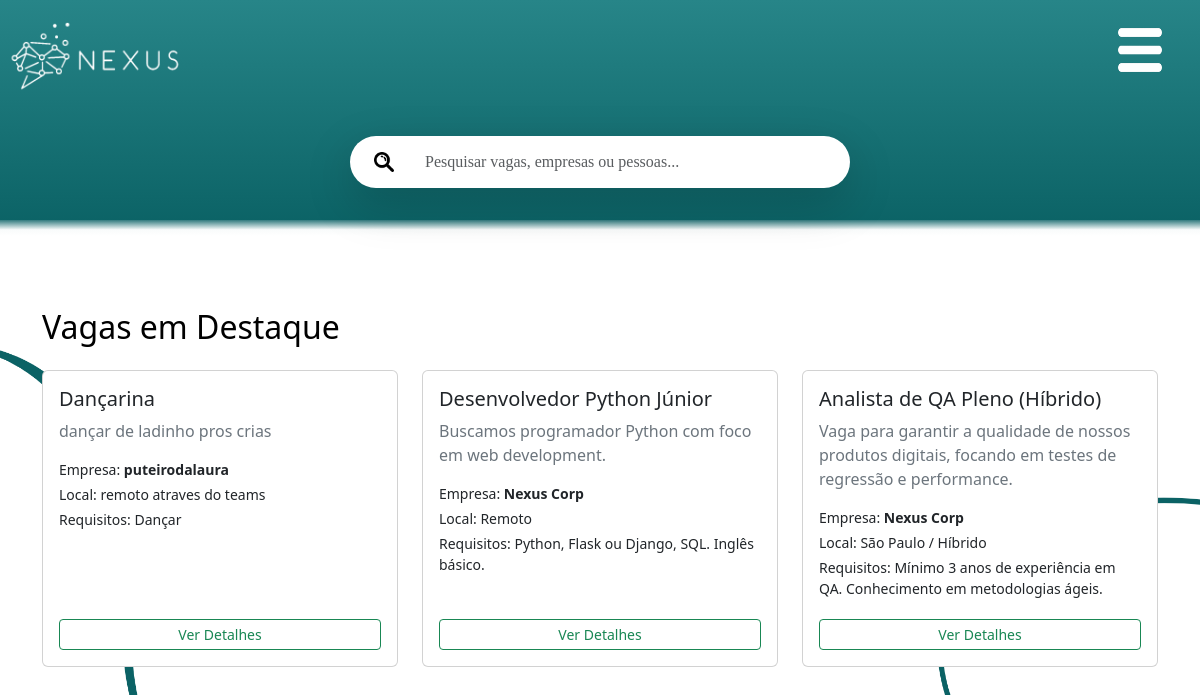
The page /index (signed in) on the database its author committed.
### models.py (models this page shows)
class Vaga(db.Model):
    __tablename__ = 'vagas'
    id = db.Column(db.Integer, primary_key=True)
    empresa_id = db.Column(db.Integer, db.ForeignKey('empresas.id'), nullable=False)
    titulo = db.Column(db.String(150), nullable=False)
    descricao = db.Column(db.Text, nullable=False)
    requisitos = db.Column(db.Text)
    local = db.Column(db.String(150))
    salario = db.Column(db.Numeric(10,2))

class Empresa(db.Model):
    __tablename__ = 'empresas'
    id = db.Column(db.Integer, primary_key=True)
    usuario_id = db.Column(db.Integer, db.ForeignKey('usuarios.id'), unique=True, nullable=False)
    nome_empresa = db.Column(db.String(150), nullable=False)
    endereco = db.Column(db.String(200))
    cidade = db.Column(db.String(100))
    estado = db.Column(db.String(100))
    cep = db.Column(db.String(15))
    descricao = db.Column(db.Text)
    site = db.Column(db.String(200))
    cnpj = db.Column(db.String(50), unique=True)
    usuario = db.relationship('Usuario', backref=db.backref('empresa', uselist=False))
    vagas = db.relationship('Vaga', backref='empresa', lazy='dynamic')

### app.py (the view)
@app.route('/index')
def index():
    if 'usuario_id' not in session:
        return redirect(url_for('mostrar_login'))
    tipo_conta = session.get('tipo_conta')
    cards = []
    titulo_secao = "Destaques"
    if tipo_conta == 'profissional':
        vagas = Vaga.query.order_by(Vaga.id.desc()).limit(10).all()
        cards = formatar_cards_vagas(vagas) or []
        titulo_secao = "Vagas em Destaque"
    elif tipo_conta == 'empresa':
        perfis = Profissional.query.order_by(Profissional.id.desc()).limit(10).all()
        cards = formatar_cards_profissionais(perfis) or []
        titulo_secao = "Profissionais Recentes"
    if cards is None:
        print("ALERTA: 'cards' é None! Forçando para lista vazia.")
        cards = []
    return render_template('Index.html', tipo_conta=tipo_conta, cards=cards, titulo_secao=titulo_secao, termo_pesquisa='')

### app.py (called while the page is built, shortened)
def truncate_filter(s, length=255, killwords=False, end='...'):
    if s is None:
        return ""
    if not isinstance(s, str):
        s = str(s) # Converte para string caso seja um número, etc.
    if len(s) <= length:
        return s

@app.after_request
def add_security_headers(response):
    return response

### utils.py (called while the page is built)
def formatar_cards_vagas(vagas):
    if vagas is None:
        return []
    cards_formatados = []
    for vaga in vagas:
        nome_empresa = vaga.empresa.nome_empresa if vaga.empresa else "Empresa Desconhecida"
        salario = getattr(vaga, 'salario', 'Não Informado')
        cards_formatados.append({
            'id': vaga.id,
            'titulo': vaga.titulo,
            'descricao': vaga.descricao,
            'detalhes': {
                'empresa': nome_empresa,
                'local': vaga.local,
                'requisitos': vaga.requisitos,
                'salario': salario,
            }
        })
    return cards_formatados

### templates/Index.html (shortened to what this page needs)
<html>
<head>
    <link rel="stylesheet" href="https://cdnjs.cloudflare.com/ajax/libs/font-awesome/6.5.1/css/all.min.css"
 />
    <link href="{{ url_for('static', filename='Estilo.css') }}" rel="stylesheet">
    <link href="https://cdn.jsdelivr.net/npm/bootstrap@5.3.3/dist/css/bootstrap.min.css" rel="stylesheet"
>
</head>
<body id="corpoInicio2">
    <header id="cabecalhoIndex">
        <a href="{{ url_for('index') }}"><img src="{{ url_for('static', filename='images/logo-branco.png') }}"
                id="logoheader" alt="Logo Nexus"></a>
        <div id="offcanvas-toggle-container">
            <button class="navbar-toggler" type="button" data-bs-toggle="offcanvas" data-bs-target="#offcanvasNavbar"
                aria-controls="offcanvasNavbar" aria-label="Toggle navigation" id="offcanvasToggleBtn">
                <img src="{{ url_for('static', filename='images/Menu-Hamburguer-Branco.png') }}" alt="Menu"
                    id="menuImage">
            </button>
        </div>
        <div id="allcontainer" class="d-flex justify-content-center p-3">
            <form action="/resultado_pesquisa" method="GET" class="search-container w-100" style="max-width: 500px;">
                <div class="input-group shadow-lg rounded-pill">
                    <button type="submit" class="input-group-text bg-white border-0 rounded-start-pill ps-3"
                        style="border: none;">
                        <img src="{{ url_for('static', filename='images/lupa-de-pesquisa.png') }}" alt="Lupa"
                            style="width: 20px; height: 20px; cursor: pointer;">
                    </button>
                    <input type="text" name="search" id="search" class="form-control border-0 rounded-end-pill"
                        placeholder="Pesquisar vagas, empresas ou pessoas..." value="{{ termo_pesquisa or '' }}">
                </div>
            </form>
        </div>
        <div id="degradeCabecalhoIndex"></div>
    </header> <br><br>
    <div class="container mt-4">
        <h2 class="col-12 text-black mb-4" id="tituloSecao">{{ titulo_secao }}</h2>
        <div class="row row-cols-1 row-cols-md-2 row-cols-lg-3 g-4" id="cards-container">
            {% for card in cards %}
            <div class="col item-lista">
                <div class="card h-100 card-nexus">
                    <div class="card-body d-flex flex-column">
                        <h5 class="card-title text-dark">{{ card.titulo }}</h5>
                        <p class="card-text text-secondary mb-3">{{ card.descricao | default('') }}</p>
                        {% if tipo_conta == 'profissional' %}
                        <p class="mb-1"><small>Empresa: <strong>{{ card.detalhes.empresa | default('Não Informado')
                                    }}</strong></small></p>
                        <p class="mb-1"><small>Local: {{ card.detalhes.local | default('Não Informado') }}</small></p>
                        <p class="mb-1"><small>Requisitos: {{ card.detalhes.requisitos | truncate(80) | default('Sem requisitos listados') }}</small></p>
                        {% endif %}
                        <div class="mt-auto pt-3">
                            <a href="{% if tipo_conta == 'profissional' %}{{ url_for('detalhe', tipo='vaga', id=card.id) }}{% else %}{{ url_for('detalhe', tipo='profissional', id=card.id) }}{% endif %}"
                                class="btn btn-sm btn-outline-success w-100">
                                Ver Detalhes
                            </a>
                        </div>
                    </div>
                </div>
            </div>
            {% endfor %}
        </div>
    </div>
</body>
</html>

### static/Estilo.css (style rules this page uses)
#corpoInicio2 { background-color: white; background-image: url(../static/images/ELEMENTO2.png); background-size: 100%; background-repeat: no-repeat; background-position: center; }
#logoheader { width: auto; height: auto; max-height: 100px; margin: 0; }
#cabecalhoIndex { background-color: #268a8d; color: white; font-family: Cambria, Cochin, Georgia, Times, 'Times New Roman', serif; width: 100%; border-bottom: 6px solid transparent; background-image: linear-gradient(#278588, #0B6265), linear-gradient(to bottom, #0B6265, #ffffff); background-origin: padding-box, border-box; background-clip: padding-box, border-box; }
#tituloSecao { background-color: white; }
#offcanvas-toggle-container { position: absolute; top: 15px; right: 15px; z-index: 1050; }
#offcanvasToggleBtn { background-color: transparent !important; border: none !important; box-shadow: none !important; padding: 0; width: auto; height: auto; }
#menuImage { width: 90px; height: 70px; display: block; }
#degradeCabecalhoIndex { height: 10px; width: 100%; background: linear-gradient(to bottom, #317a7e, #ffffff); }
#allcontainer { display: flex; justify-content: center; align-items: flex-start; gap: 5px; margin-top: 20px; }
.input-group { display: flex; align-items: center; background-color: #ffffff; padding: 8px 16px 8px 8px; border-radius: 24px; gap: 8px; margin-top: 0; }
.search-container { position: relative; }
#offcanvasToggleBtn { transition: opacity 0.3s ease; }

### rows shown on the page
Vaga: titulo "Dançarina", descricao "dançar de ladinho pros crias", detalhes.empresa "puteirodalaura", detalhes.local "remoto atraves do teams", detalhes.requisitos "Dançar"
Vaga: titulo "Desenvolvedor Python Júnior", descricao "Buscamos programador Python com foco em web development.", detalhes.empresa "Nexus Corp", detalhes.local "Remoto", detalhes.requisitos "Python, Flask ou Django, SQL. Inglês básico."
Vaga: titulo "Analista de QA Pleno (Híbrido)", descricao "Vaga para garantir a qualidade de nossos produtos digitais, focando em testes de regressão e performance.", detalhes.empresa "Nexus Corp", detalhes.local "São Paulo / Híbrido", detalhes.requisitos "Mínimo 3 anos de experiência em QA. Conhecimento em metodologias ágeis."

### other values the page prints
{{ titulo_secao }} "Vagas em Destaque"
